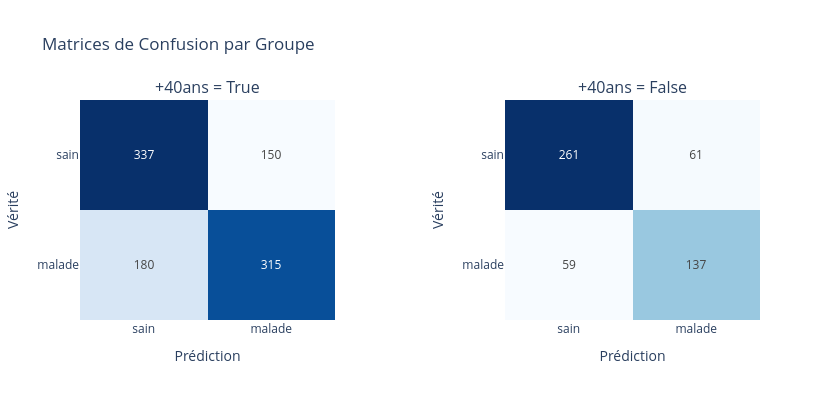

Source (notebook cell):
### Code cell
preddf['+40ans'] = preddf['Patient Age'] >= 40
plot_confusion_matrices_side_by_side(
    df=preddf,
    group_column='+40ans',
    labels=["sain", "malade"],
)

### Figure 1 — Plotly figure (JSON) as saved in the notebook; plotly's stock layout.template omitted (floating-point values rounded to 4 significant figures)
{"data": [{"colorscale": [[0, "rgb(247,251,255)"], [0.125, "rgb(222,235,247)"], [0.25, "rgb(198,219,239)"], [0.375, "rgb(158,202,225)"], [0.5, "rgb(107,174,214)"], [0.625, "rgb(66,146,198)"], [0.75, "rgb(33,113,181)"], [0.875, "rgb(8,81,156)"], [1, "rgb(8,48,107)"]], "hoverinfo": "z", "showscale": false, "text": [["337", "150"], ["180", "315"]], "texttemplate": "%{text}", "type": "heatmap", "x": ["sain", "malade"], "xaxis": "x", "y": ["sain", "malade"], "yaxis": "y", "z": [[337, 150], [180, 315]], "zmin": 0}, {"colorscale": [[0, "rgb(247,251,255)"], [0.125, "rgb(222,235,247)"], [0.25, "rgb(198,219,239)"], [0.375, "rgb(158,202,225)"], [0.5, "rgb(107,174,214)"], [0.625, "rgb(66,146,198)"], [0.75, "rgb(33,113,181)"], [0.875, "rgb(8,81,156)"], [1, "rgb(8,48,107)"]], "hoverinfo": "z", "showscale": false, "text": [["261", "61"], ["59", "137"]], "texttemplate": "%{text}", "type": "heatmap", "x": ["sain", "malade"], "xaxis": "x2", "y": ["sain", "malade"], "yaxis": "y2", "z": [[261, 61], [59, 137]], "zmin": 0}], "layout": {"annotations": [{"font": {"size": 16}, "showarrow": false, "text": "+40ans = True", "x": 0.1875, "xanchor": "center", "xref": "paper", "y": 1, "yanchor": "bottom", "yref": "paper"}, {"font": {"size": 16}, "showarrow": false, "text": "+40ans = False", "x": 0.8125, "xanchor": "center", "xref": "paper", "y": 1, "yanchor": "bottom", "yref": "paper"}], "height": 400, "title": {"text": "Matrices de Confusion par Groupe"}, "width": 840, "xaxis": {"anchor": "y", "domain": [0, 0.375], "title": {"text": "Prédiction"}}, "xaxis2": {"anchor": "y2", "domain": [0.625, 1], "title": {"text": "Prédiction"}}, "yaxis": {"anchor": "x", "autorange": "reversed", "domain": [0, 1], "title": {"text": "Vérité"}}, "yaxis2": {"anchor": "x2", "autorange": "reversed", "domain": [0, 1], "title": {"text": "Vérité"}}}}
